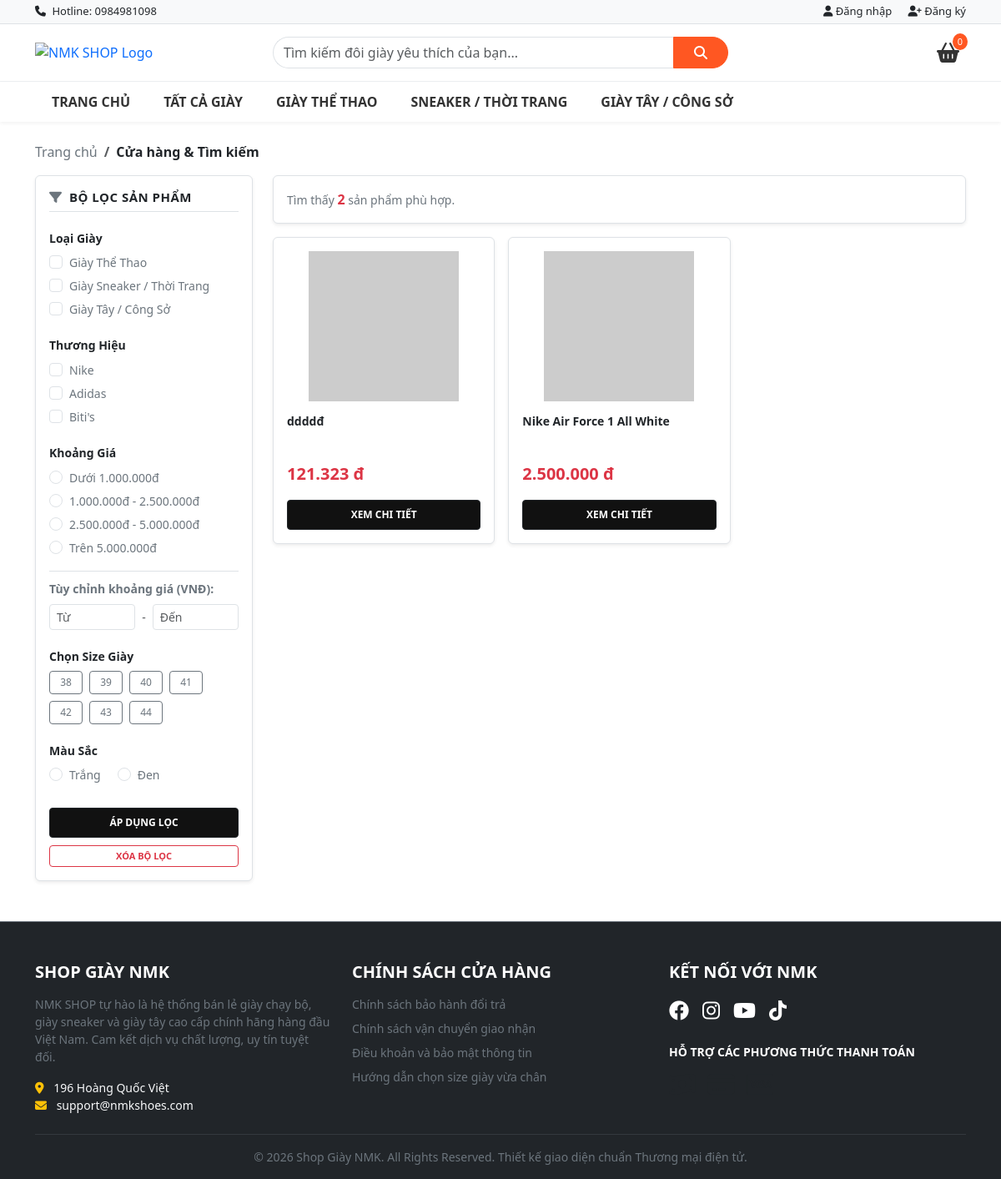
Page /site/cua-hang.php?price_range=0-2500000 on the earlier database version.
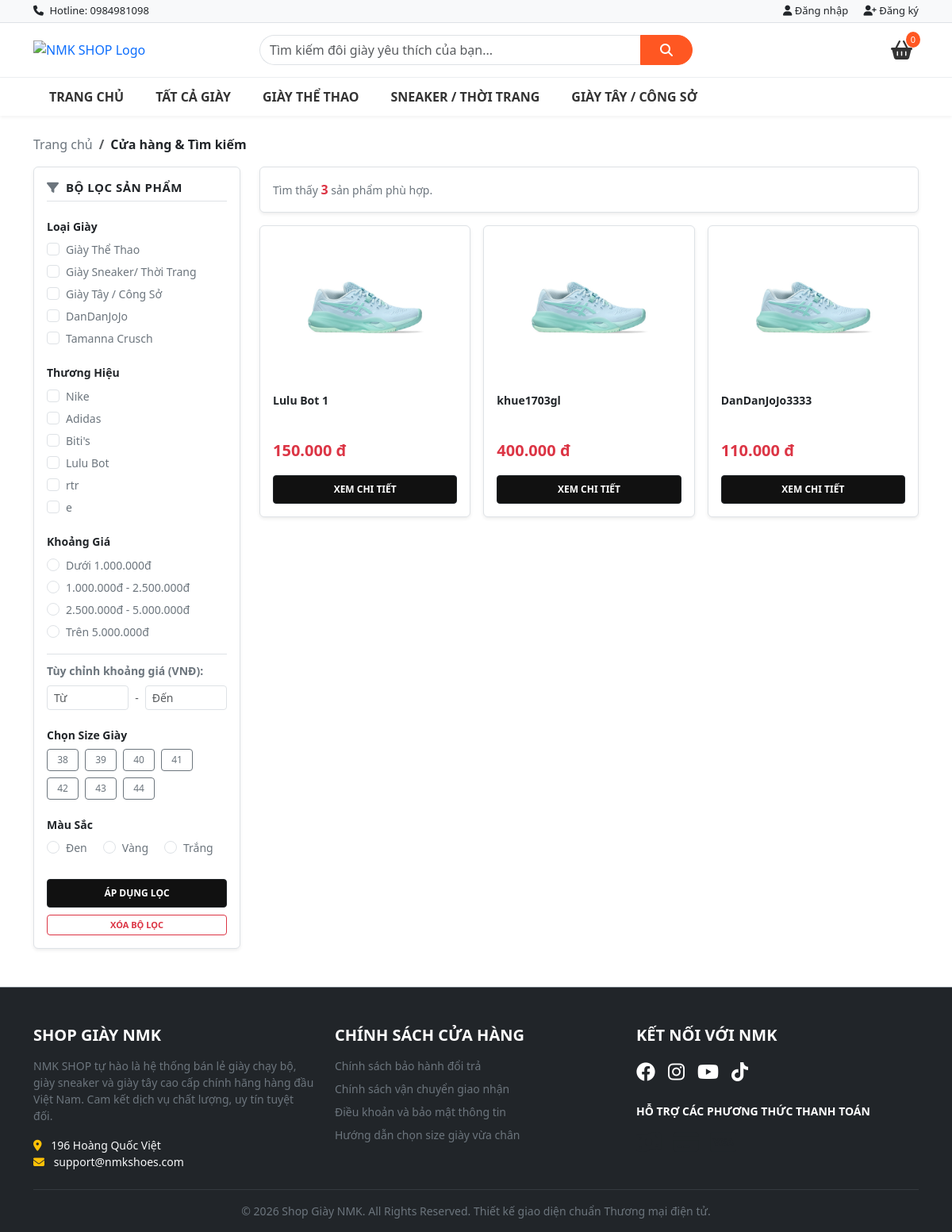
Same page on the later database version.
### tables this page shows
CREATE TABLE `categories` (
  `id` int(11) NOT NULL,
  `category_name` varchar(100) NOT NULL,
  `description` text DEFAULT NULL
);

CREATE TABLE `brands` (
  `id` int(11) NOT NULL,
  `brand_name` varchar(100) NOT NULL,
  `description` text DEFAULT NULL
);

CREATE TABLE `products` (
  `id` int(11) NOT NULL,
  `category_id` int(11) DEFAULT NULL,
  `brand_id` int(11) DEFAULT NULL,
  `product_name` varchar(150) NOT NULL,
  `price` decimal(12,2) NOT NULL,
  `old_price` decimal(12,2) DEFAULT NULL,
  `image_url` varchar(255) DEFAULT NULL,
  `description` text DEFAULT NULL,
  `status` tinyint(1) DEFAULT 1,
  `created_at` timestamp NOT NULL DEFAULT current_timestamp()
);

### site/cua-hang.php (the view, shortened to what the changed rows need)
<?php
require_once '../includes/conn.php';
$sql = "SELECT DISTINCT p.* FROM products p
        LEFT JOIN product_variants pv ON p.id = pv.product_id
        WHERE p.status = 1";
$params = [];
if (!empty($_GET['price_range'])) {
    list($min_r, $max_r) = explode('-', $_GET['price_range']);
    $sql .= " AND p.price >= ? AND p.price <= ?";
    $params[] = floatval($min_r);
    $params[] = floatval($max_r);
}
$sql .= " ORDER BY p.id DESC";
$stmt = $conn->prepare($sql);
$stmt->execute($params);
$products = $stmt->fetchAll(PDO::FETCH_ASSOC);
include_once '../includes/header.php';
function getProductImageUrl($prod) {
    $img_filename = !empty($prod['image_url']) ? $prod['image_url'] : (!empty($prod['image']) ? $prod['image'] : '');
    if (!empty($img_filename)) {
        $relative_path = "assets/uploads/products/" . $img_filename;
        if (file_exists("../" . $relative_path)) return "../" . $relative_path;
    }
    return "https://placehold.co/300x300?text=NMK+Shop";
}
?>
<div class="container my-4">
    <div class="row g-4">
        <div class="col-lg-3 col-md-4">
            <?php
                if (file_exists('../includes/sidebar.php')) {
                    include_once '../includes/sidebar.php';
                } else if (file_exists('../includes/navbar.php')) {
                    include_once '../includes/navbar.php';
                }
            ?>
        </div>
        <div class="col-lg-9 col-md-8">
            <div class="d-flex justify-content-between align-items-center mb-3 bg-white p-3 border rounded shadow-sm">
                <span class="small text-secondary">
                    Tìm thấy <strong class="text-danger fs-6"><?= count($products) ?></strong> sản phẩm phù hợp.
                </span>
            </div>
            <div class="row g-3">
                <?php if(count($products) > 0): ?>
                    <?php foreach($products as $prod): ?>
                        <?php $img_url = getProductImageUrl($prod); ?>
                        <div class="col-lg-4 col-md-6 col-6">
                            <div class="card h-100 product-card shadow-sm border position-relative bg-white">
                                <div class="p-3 text-center">
                                    <img src="<?= htmlspecialchars($img_url) ?>" class="img-fluid" alt="<?= htmlspecialchars($prod['product_name']) ?>" style="max-height: 180px; object-fit: contain;">
                                </div>
                                <div class="card-body d-flex flex-column justify-content-between pt-0">
                                    <h6 class="card-title fw-bold text-dark text-truncate-2 mb-2" style="font-size: 14px; height: 40px; overflow: hidden;">
                                        <?= htmlspecialchars($prod['product_name']) ?>
                                    </h6>
                                    <div class="price-group my-2">
                                        <span class="text-danger fw-bold fs-5"><?= number_format($prod['price'], 0, ',', '.') ?> đ</span>
                                    </div>
                                    <a href="chi-tiet.php?id=<?= $prod['id'] ?>" class="btn btn-dark btn-sm w-100 mt-2 fw-bold text-uppercase py-2" style="font-size: 12px; background-color: #111;">Xem chi tiết</a>
                                </div>
                            </div>
                        </div>
                    <?php endforeach; ?>
                <?php endif; ?>
            </div>
        </div>
    </div>
</div>
<?php include_once '../includes/footer.php'; ?>

### includes/sidebar.php (shortened to what the changed rows need)
<?php
$sidebar_brands = $conn->query("SELECT * FROM brands")->fetchAll(PDO::FETCH_ASSOC);
$sidebar_categories = $conn->query("SELECT * FROM categories")->fetchAll(PDO::FETCH_ASSOC);
try {
    $sidebar_colors = $conn->query("SELECT DISTINCT color FROM product_variants WHERE color IS NOT NULL AND color != ''")->fetchAll(PDO::FETCH_COLUMN);
} catch (Exception $e) {
    $sidebar_colors = ['đen', 'trắng', 'đỏ', 'vàng', 'xám'];
}
$current_brands     = isset($_GET['brand']) ? (array)$_GET['brand'] : [];
$current_categories = isset($_GET['category']) ? (array)$_GET['category'] : [];
$current_color      = isset($_GET['color']) ? $_GET['color'] : '';
?>
<div class="sidebar-filter bg-white p-3 border rounded shadow-sm">
    <form action="cua-hang.php" method="GET" id="filterForm">
        <div class="filter-group mb-4">
            <?php foreach($sidebar_categories as $cate): ?>
                <div class="form-check mb-1">
                    <input class="form-check-input" type="checkbox" name="category[]" value="<?= $cate['id'] ?>" id="cate_<?= $cate['id'] ?>" <?= in_array($cate['id'], $current_categories) ? 'checked' : '' ?>>
                    <label class="form-check-label small text-secondary" for="cate_<?= $cate['id'] ?>">
                        <?= htmlspecialchars($cate['category_name']) ?>
                    </label>
                </div>
            <?php endforeach; ?>
        </div>
        <div class="filter-group mb-4">
            <?php foreach($sidebar_brands as $br): ?>
                <div class="form-check mb-1">
                    <input class="form-check-input" type="checkbox" name="brand[]" value="<?= $br['id'] ?>" id="brand_<?= $br['id'] ?>" <?= in_array($br['id'], $current_brands) ? 'checked' : '' ?>>
                    <label class="form-check-label small text-secondary" for="brand_<?= $br['id'] ?>">
                        <?= htmlspecialchars($br['brand_name']) ?>
                    </label>
                </div>
            <?php endforeach; ?>
        </div>
        <div class="filter-group mb-4">
            <div class="d-flex flex-wrap gap-2">
                <?php for($s = 38; $s <= 44; $s++): ?>
                    <label class="btn btn-outline-secondary btn-sm px-0 text-center" style="width: 40px; font-size: 12px;" for="size_<?= $s ?>"><?= $s ?></label>
                <?php endfor; ?>
            </div>
        </div>
        <div class="filter-group mb-4">
            <div class="d-flex flex-wrap gap-1">
                <?php foreach($sidebar_colors as $clr): ?>
                    <div class="form-check me-3 mb-1">
                        <input class="form-check-input toggle-radio" type="radio" name="color" value="<?= htmlspecialchars($clr) ?>" id="clr_<?= htmlspecialchars($clr) ?>" <?= $current_color == $clr ? 'checked' : '' ?>>
                        <label class="form-check-label small text-secondary text-capitalize" for="clr_<?= htmlspecialchars($clr) ?>">
                            <?= htmlspecialchars($clr) ?>
                        </label>
                    </div>
                <?php endforeach; ?>
            </div>
        </div>
    </form>
</div>

Differences in the rows shown:
no longer on this page (row edited): products: product_name "ddddđ", price "121.323"
removed products: product_name "Nike Air Force 1 All White", price "2.500.000"
changed categories: category_name "Giày Sneaker / Thời Trang" → "Giày Sneaker/ Thời Trang"
added categories: category_name "DanDanJoJo"
added categories: category_name "Tamanna Crusch"
added brands: brand_name "Lulu Bot"
added brands: brand_name "rtr"
added brands: brand_name "e"
added products: image_url (picture), product_name "Lulu Bot 1", price "150.000"
added products: image_url (picture), product_name "khue1703gl", price "400.000"
added products: image_url (picture), product_name "DanDanJoJo3333", price "110.000"
Other differences:
count($products): "2" → "3"
new list line: "☐ Vàng Vàng"
